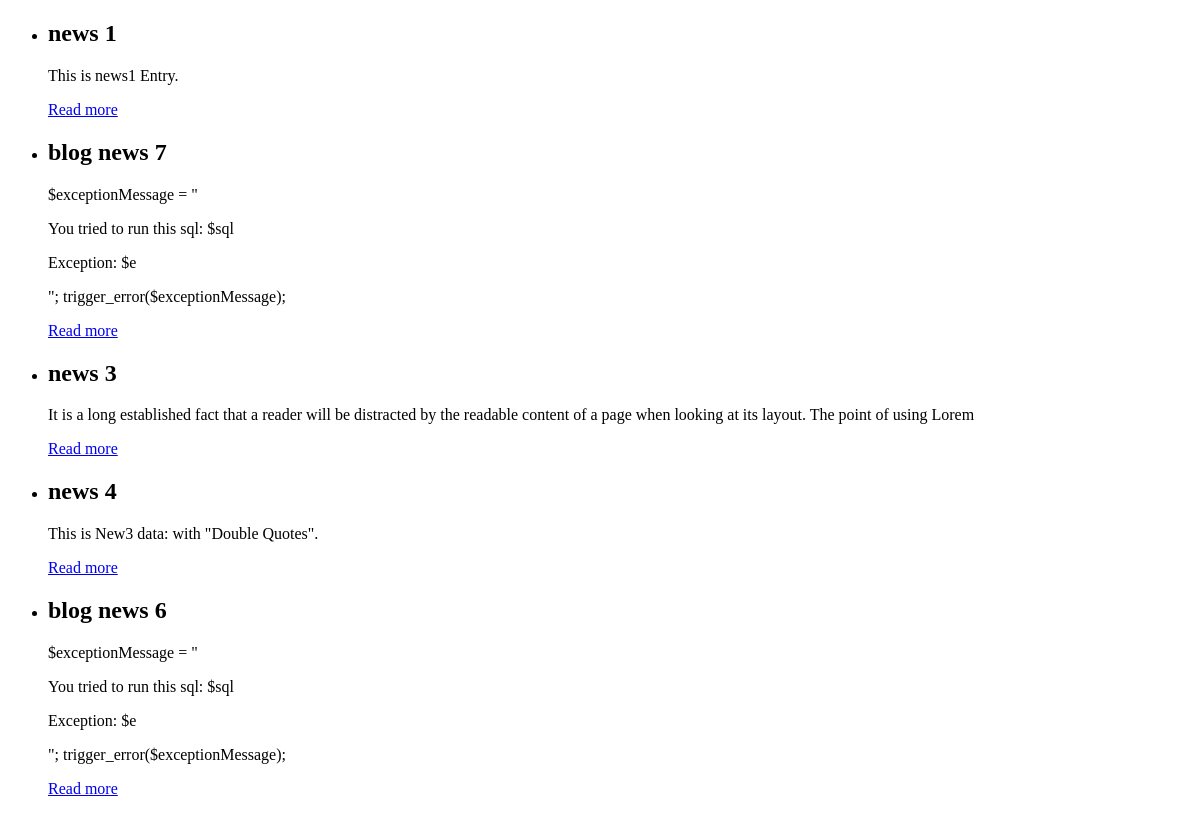
/blog/index.php, run on the app's committed database.
### tables this page shows
CREATE TABLE IF NOT EXISTS `blog_entry` (
  `entry_id` int(11) NOT NULL AUTO_INCREMENT,
  `title` varchar(150) DEFAULT NULL,
  `entry_text` text,
  `date_created` timestamp NULL DEFAULT CURRENT_TIMESTAMP,
  PRIMARY KEY (`entry_id`)
);

### blog/controllers/blog.php (called while the page is built)
<?php
include_once "models/Blog_Entry_Table.class.php";
$entryTable = new Blog_Entry_Table($db);
$isEntryClicked = isset($_GET['id']);
if($isEntryClicked){
    $entryId = $_GET['id'];
    $entryData = $entryTable->getEntry($entryId);
    $blogOutput = include_once "views/entry-html.php";
} else {
    $entries = $entryTable->getAllEntries();
    $blogOutput = include_once "views/list-entries-html.php";
}
return $blogOutput;

### blog/models/Blog_Entry_Table.class.php (called while the page is built, shortened)
<?php
class Blog_Entry_Table
{
    private $db;
    public function __construct($db)
    {
        $this->db = $db;
    }
    private function makeStatement($sql, $data = null)
    {
        $statement = $this->db->prepare($sql);
        try {
            $statement->execute($data);
        } catch (Exception $e) {
            $exceptionMessage = "<p>You tried to run this sql: $sql <p>
        <p>Exception: $e</p>";
            trigger_error($exceptionMessage);
        }
        return $statement;
    }
    public function getAllEntries()
    {
        $sql = "SELECT entry_id, title,
                SUBSTRING(entry_text,1,150) AS intro
                FROM blog_entry";
        $statement = $this->makeStatement($sql);
        return $statement;
    }
}

### blog/views/list-entries-html.php (the view, shortened to what this page needs)
<?php
$entriesFound = isset($entries);
$entriesHTML = "<ul id='blog-entries'>";
while ( $entry = $entries->fetchObject()){
    $href = "index.php?page=blog&amp;id=$entry->entry_id";
    $entriesHTML .= "<li>
                    <h2>$entry->title</h2>
                    <div>$entry->intro
                    <p><a href='$href'>Read more</a></p></div>
                    </li>";
}
$entriesHTML .= "</ul>";
return $entriesHTML;

### blog/models/Page_Data.class.php (shortened to what this page needs)
<?php
class Page_Data{
    public $css = "";
    public function addCSS($href){
        $this->css .= "<link href= '$href' rel='stylesheet'/>";
    }
}

### blog/views/page.php
<?php
return "<!DOCTYPE html>
<html lang='en'>
<head>
<title>$pageData->title</title>
<meta http-equiv='Content-Type' content='text/html;charset=utf-8'>
<style>
$pageData->embeddedStyle
</style>
$pageData->css
</head>
<body>
$pageData->content
$pageData->scriptElements
</body>
</html>";

### blog/index.php (shortened to what this page needs)
<?php
include_once "models/Page_Data.class.php";
$pageData = new Page_Data();
$pageData->title = "PHP/MySQL blog demo example";
$pageData->addCSS("css/blog.css");
$dbInfo = "mysql:host=localhost;dbname=simple_blog;port=3308";
$dbUser = "root";
$dbPassword = "root";
$db = new PDO( $dbInfo, $dbUser, $dbPassword );
$db->setAttribute( PDO::ATTR_ERRMODE, PDO::ERRMODE_EXCEPTION );
$pageData->content .= include_once "controllers/blog.php";
$page = include_once "views/page.php";
echo $page;

### data on the page
blog_entry: title "news 1", intro "This is news1 Entry."
blog_entry: title "blog news 7", intro "$exceptionMessage = \" You tried to run this sql: $sql Exception: $e \"; trigger_error($exceptionMessage);"
blog_entry: title "news 3", intro "It is a long established fact that a reader will be distracted by the readable content of a page when looking at its layout. The point of using Lorem"
blog_entry: title "news 4", intro "This is New3 data: with \"Double Quotes\"."
blog_entry: title "blog news 6", intro "$exceptionMessage = \" You tried to run this sql: $sql Exception: $e \"; trigger_error($exceptionMessage);"
